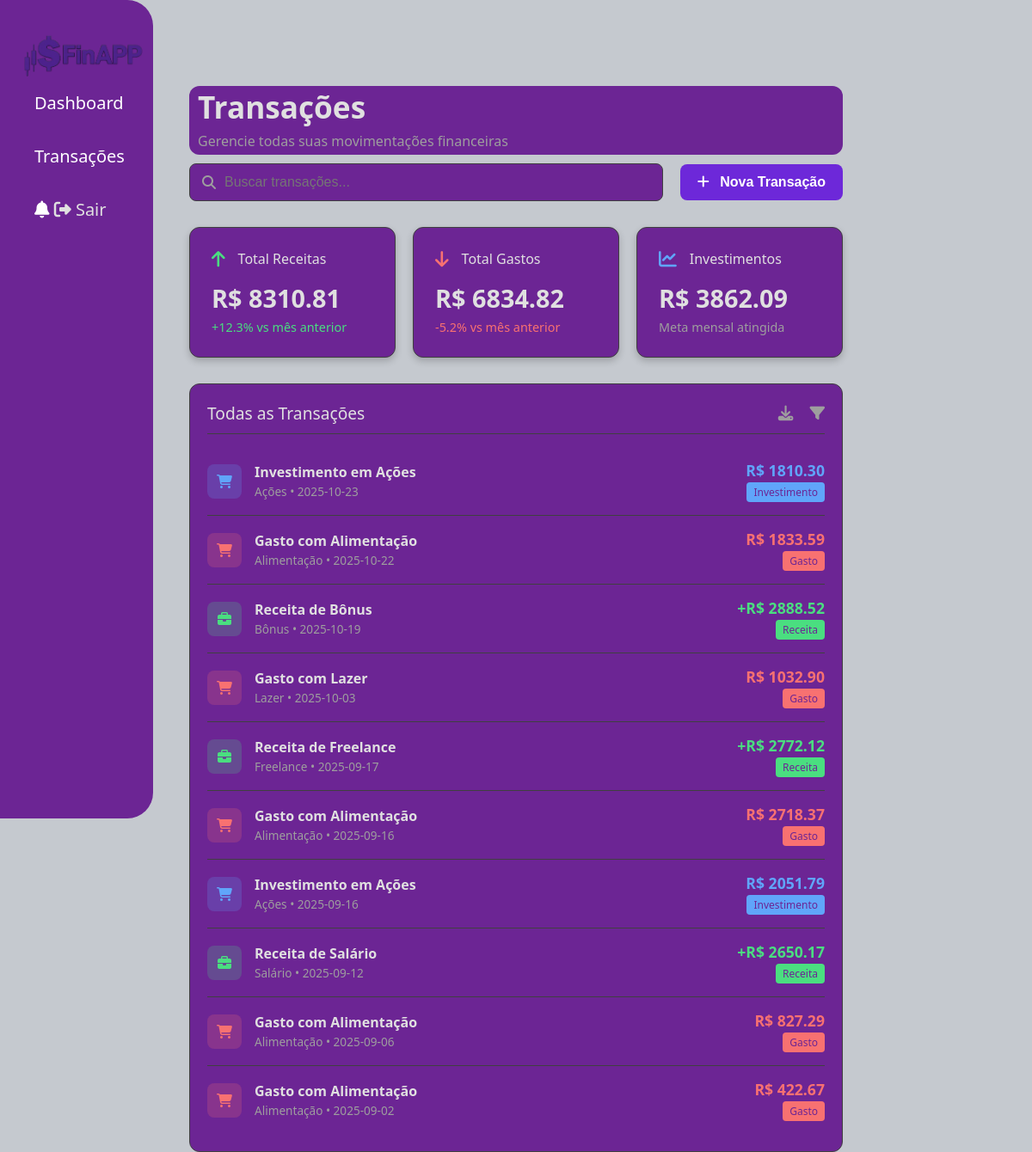
/transacoes (signed in), run on the app's committed database.
### tables this page shows
CREATE TABLE TB_Transacao (
    id_transacao INTEGER PRIMARY KEY AUTOINCREMENT,
    id_usuario INTEGER NOT NULL,
    tipo TEXT NOT NULL,           -- receita ou despesa
    categoria TEXT NOT NULL,
    valor REAL NOT NULL,
    data_transacao DATE DEFAULT (date('now')),
    descricao TEXT,
    FOREIGN KEY (id_usuario) REFERENCES TB_Usuario(id_usuario)
);

### app.py (the view, shortened to what this page needs)
@app.route("/transacoes", methods=["GET", "POST"])
def transacoes():
    if "user_id" not in session:
        flash("Faça login para acessar as transações.")
        return redirect(url_for("login_form"))
    conn = get_connection()
    cursor = conn.cursor()
    try:
        cursor.execute("""
            SELECT descricao, tipo, categoria, valor, data_transacao
            FROM TB_Transacao
            WHERE id_usuario = ?
            ORDER BY data_transacao DESC
        """, (session["user_id"],))
        transacoes = cursor.fetchall()
        total_receita = sum(t[3] for t in transacoes if t[1] == "receita")
        total_gasto = sum(t[3] for t in transacoes if t[1] == "gasto")
        total_investimento = sum(t[3] for t in transacoes if t[1] == "investimento")
    except Exception as e:
        flash(f"Erro ao carregar transações: {e}")
        transacoes = []
        total_receita = total_gasto = total_investimento = 0
    finally:
        cursor.close()
        conn.close()
    return render_template(
        "transacoes.html",
        transacoes=transacoes,
        total_receita=total_receita,
        total_gasto=total_gasto,
        total_investimento=total_investimento
    )

### db.py (called while the page is built)
def get_connection():
    base_dir = os.path.dirname(os.path.abspath(__file__))
    data_dir = os.path.join(base_dir, "data")
    os.makedirs(data_dir, exist_ok=True)
    db_path = os.path.join(data_dir, "database.db")
    print(f"📁 Conectando ao banco de dados: {db_path}")
    return sqlite3.connect(db_path)

### templates/transacoes.html (shortened to what this page needs)
<!DOCTYPE html>
<html lang="pt-BR">
<head>
    <link rel="stylesheet" href="{{ url_for('static', filename='css/style-transacoes.css') }}">
    <link rel="stylesheet" href="https://cdnjs.cloudflare.com/ajax/libs/font-awesome/6.4.2/css/all.min.css">
</head>
<body>
    <aside class="barralateral">
        <div class="logo">
            <a href="{{ url_for('home') }}"><header><img src="{{ url_for('static', filename='css/logo.png') }}" alt=""></header></a>
        </div>
        <ul>
            <li><a href="{{ url_for('home') }}">Dashboard</a></li>
            <li><a href="{{ url_for('transacoes') }}">Transações</a></li>
            <div class="user-info">
                <i class="fas fa-bell notification-icon"></i>
                <a href="{{ url_for('index') }}" id="btn-sair" class="btn-sair">
                <i class="fas fa-sign-out-alt"></i> Sair</a>
            </div>
        </ul>
    </aside>
    <main class="transacoes-page">
        <header class="page-header">
            <div>
                <h1>Transações</h1>
                <p class="subtitle">Gerencie todas suas movimentações financeiras</p>
            </div>
        </header>
        <section class="acoes-transacoes">
            <div class="search-box">
                <i class="fas fa-search"></i>
                <input type="text" placeholder="Buscar transações...">
            </div>
            <button class="btn-nova-transacao">
                <i class="fas fa-plus"></i> Nova Transação
            </button>
        </section>
        <section class="metricas-transacoes">
            <div class="card-metrica card-receita">
                <div class="header-card">
                    <i class="fas fa-arrow-up icon-receita"></i>
                    <h3>Total Receitas</h3>
                </div>
                <p class="valor-principal">R$ {{ total_receita|float|round(2) }}</p>
                <p class="variacao-positiva">+12.3% vs mês anterior</p>
            </div>
            <div class="card-metrica card-gasto">
                <div class="header-card">
                    <i class="fas fa-arrow-down icon-gasto"></i>
                    <h3>Total Gastos</h3>
                </div>
                <p class="valor-principal">R$ {{ total_gasto|float|round(2) }}</p>
                <p class="variacao-negativa">-5.2% vs mês anterior</p>
            </div>
            <div class="card-metrica card-investimento">
                <div class="header-card">
                    <i class="fas fa-chart-line icon-investimento"></i>
                    <h3>Investimentos</h3>
                </div>
                <p class="valor-principal">R$ {{ total_investimento|float|round(2) }}</p>
                <p class="meta-atingida">Meta mensal atingida</p>
            </div>
        </section>
        <section class="lista-transacoes-box">
            <div class="lista-header">
                <h2>Todas as Transações</h2>
                <div class="lista-acoes">
                    <i class="fas fa-download icon-action"></i>
                    <i class="fas fa-filter icon-action"></i>
                </div>
            </div>
            <ul class="lista-transacoes">
                {% for t in transacoes %}
                    {% set descricao = t[0] %}
                    {% set tipo = t[1] %}
                    {% set categoria = t[2] %}
                    {% set valor = t[3]|float %}
                    {% set data = t[4] %}
                    {% set tipoClasse = tipo %}
                    {% set tipoIcone = "fas fa-briefcase" if tipo=="receita" else ("fas fa-home" if categoria=="Moradia" else "fas fa-shopping-cart") %}
                    {% set valorPrefix = "+" if tipo=="receita" else "" %}
                    {% set tagNome = tipo.capitalize() %}
                <li class="transacao {{ tipoClasse }}">
                    <div class="icone-tipo tipo-{{ tipoClasse }}"><i class="{{ tipoIcone }}"></i></div>
                    <div class="detalhes">
                        <span class="nome">{{ descricao }}</span>
                        <span class="sub-detalhe">{{ categoria }} • {{ data }}</span>
                    </div>
                    <div class="valor-box">
                        <span class="valor valor-{{ tipoClasse }}">{{ valorPrefix }}R$ {{ "%.2f"|format(valor) }}</span>
                        <span class="tag tag-{{ tipoClasse }}">{{ tagNome }}</span>
                    </div>
                </li>
                {% endfor %}
            </ul>
        </section>
    </main>
</body>
</html>

### data on the page
TB_Transacao: descricao "Investimento em Ações", categoria "Ações", data_transacao "2025-10-23", valor "1810.30", tipo "Investimento"
TB_Transacao: descricao "Gasto com Alimentação", categoria "Alimentação", data_transacao "2025-10-22", valor "1833.59", tipo "Gasto"
TB_Transacao: descricao "Receita de Bônus", categoria "Bônus", data_transacao "2025-10-19", valorPrefix "+", valor "2888.52", tipo "Receita"
TB_Transacao: descricao "Gasto com Lazer", categoria "Lazer", data_transacao "2025-10-03", valor "1032.90", tipo "Gasto"
TB_Transacao: descricao "Receita de Freelance", categoria "Freelance", data_transacao "2025-09-17", valorPrefix "+", valor "2772.12", tipo "Receita"
TB_Transacao: descricao "Gasto com Alimentação", categoria "Alimentação", data_transacao "2025-09-16", valor "2718.37", tipo "Gasto"
TB_Transacao: descricao "Investimento em Ações", categoria "Ações", data_transacao "2025-09-16", valor "2051.79", tipo "Investimento"
TB_Transacao: descricao "Receita de Salário", categoria "Salário", data_transacao "2025-09-12", valorPrefix "+", valor "2650.17", tipo "Receita"
TB_Transacao: descricao "Gasto com Alimentação", categoria "Alimentação", data_transacao "2025-09-06", valor "827.29", tipo "Gasto"
TB_Transacao: descricao "Gasto com Alimentação", categoria "Alimentação", data_transacao "2025-09-02", valor "422.67", tipo "Gasto"

### other printed values
{{ total_receita|float|round(2) }} "8310.81"
{{ total_gasto|float|round(2) }} "6834.82"
{{ total_investimento|float|round(2) }} "3862.09"
